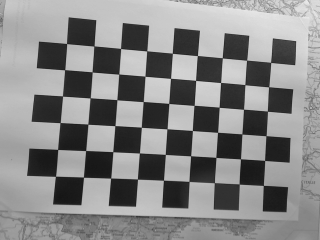
#> input picture Books/파이썬과 OpenCv를 이용한 컴퓨터 비전 학습/data/chessboard.png, 320 x 240 px
$ python chessboardAndCircleGridpatterns.py
#> lines starting #> are read from the running program, lines starting #| are printed output that depends on the picture; after the words box and inside, x2 and y2 are one past the last pixel; in counts of white or black regions, pixels touching at a corner belong together
import cv2
import matplotlib.pyplot as plt

image_chess = cv2.imread('../data/chessboard.png')
#> image_chess is the input picture: shape (240, 320, 3); min 21, max 233, mean 135

found, corners = cv2.findChessboardCorners(image_chess, (6,9))
#> found = True; corners = 54 rows, first 8: [270.6, 62.48], [268.5, 86.75], [267.4, 111.2], [266, 135.6], [264.6, 160.5], [263.4, 185.5], [246.5, 60.28], [244.8, 84.61]
assert found == True, "can't find chessboard pattern"

dbg_image_chess = image_chess.copy();
cv2.drawChessboardCorners(dbg_image_chess, (6, 9), corners, found)
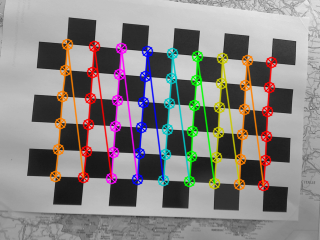
#> dbg_image_chess: shape (240, 320, 3); 13.79% of pixels changed, all inside (x1, y1, x2, y2) = (49, 38, 278, 192)
"""
plt.figure(figsize=(8,4))
plt.subplot(121)
plt.title('original')
plt.axis('off')
plt.imshow(image_chess)

plt.subplot(122)
plt.title('detected pattern')
plt.axis('off')
plt.imshow(dbg_image_chess)
plt.show()
"""

image_circles = cv2.imread('../data/circlesgrid.png')
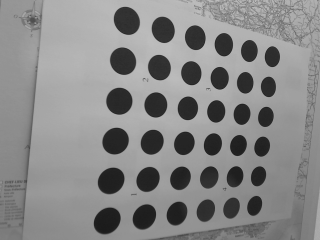
#> input picture Books/파이썬과 OpenCv를 이용한 컴퓨터 비전 학습/data/circlesgrid.png, 320 x 240 px
#> image_circles is the input picture: shape (240, 320, 3); min 26, max 190, mean 135.7
found, corners = cv2.findCirclesGrid(image_circles, (6,6), cv2.CALIB_CB_SYMMETRIC_GRID)
#> corners = 36 rows, first 8: [126.4, 20.29], [162.8, 29.31], [194.8, 37.24], [223.4, 44.19], [248.9, 50.53], [271.9, 56.31], [122.6, 60.7], [159, 67.14]
assert found == True, "can't find circles grid pattern"
dbg_image_circles = image_circles.copy();
cv2.drawChessboardCorners(dbg_image_circles, (6, 6), corners, found)
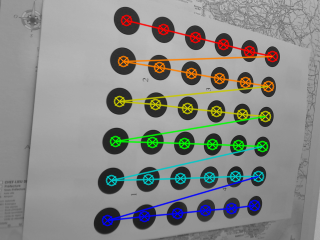
#> dbg_image_circles: shape (240, 320, 3); 10.1% of pixels changed, all inside (x1, y1, x2, y2) = (101, 14, 279, 227)

plt.figure(figsize=(8,8))
plt.subplot(221)
plt.title('original')
plt.axis('off')
plt.imshow(image_chess)

plt.subplot(222)
plt.title('detected pattern')
plt.axis('off')
plt.imshow(dbg_image_chess)

plt.subplot(223)
plt.title('original')
plt.axis('off')
plt.imshow(image_circles)

plt.subplot(224)
plt.title('detected pattern')
plt.axis('off')
plt.imshow(dbg_image_circles)
plt.tight_layout()
plt.show()
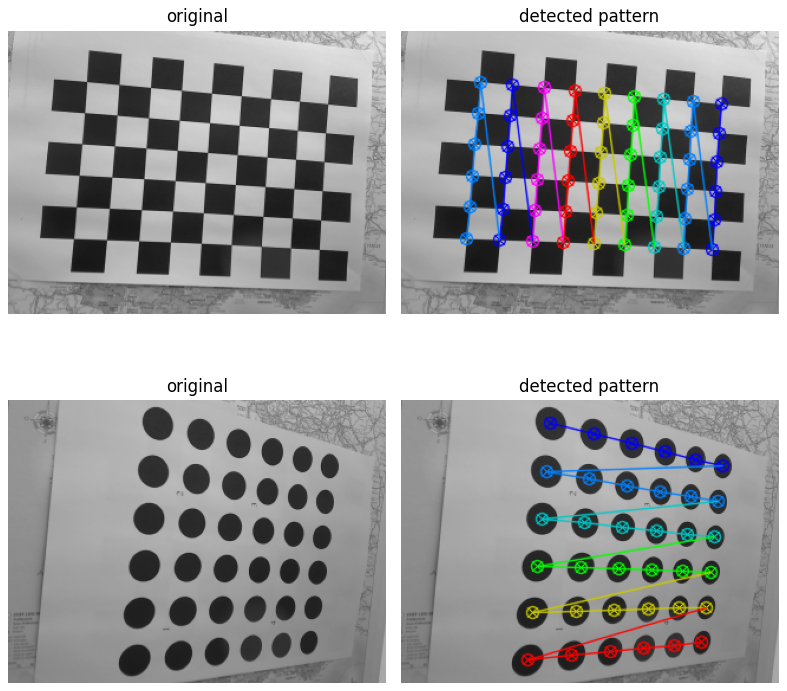
#> figure drawn by matplotlib, 4 panels; B, G, R data is drawn as R, G, B
